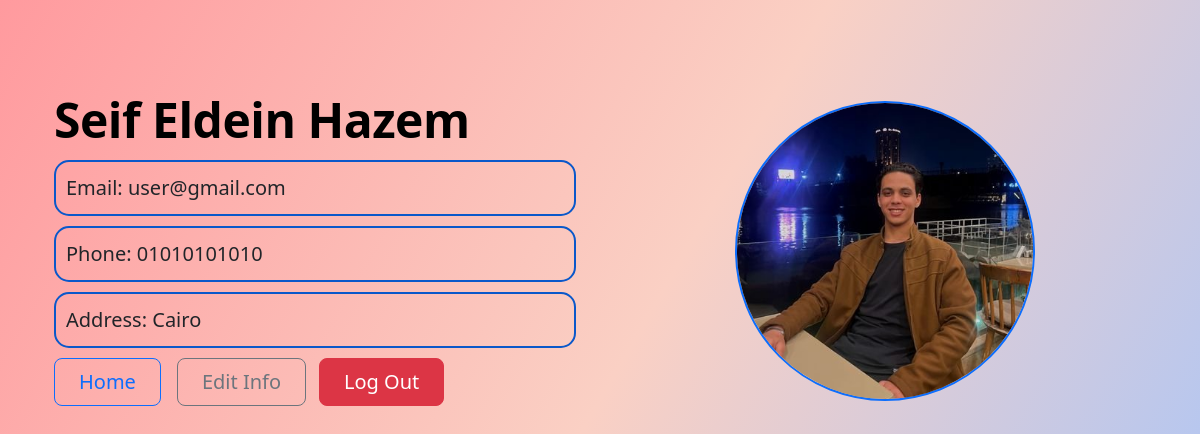
The page /user/personal-info (signed in) on the database its author committed.
### app.py (models this page shows, shortened)
class User(db.Model):
    id = db.Column(db.Integer, primary_key=True)
    username = db.Column(db.String(20), nullable=False)
    email = db.Column(db.String(70), nullable=False)
    password = db.Column(db.String(60), nullable=False)
    photo = db.Column(db.String(20), nullable=True, default='default/default.png')
    Address = db.Column(db.String(100), nullable=False)
    Phone = db.Column(db.String(15), nullable=False)
    gender = db.Column(db.String(1), nullable=False)

### app.py (the view)
@app.route('/user/personal-info')
def personal_info():
    if 'user_id' not in session:
        return redirect(url_for('login'))
    user = User.query.get(session['user_id'])
    return render_template('personal_info.html', user=user, title='Personal Info', style='register_signin.css', script='script.js')

### templates/personal_info.html (shortened to what this page needs)
{% extends "base.html" %}
{% block content %}
<div class="container col-xxl-8 px-4 py-5">
    <div class="row flex-lg-row-reverse align-items-center g-5 py-5">
        <div  class="col-10 col-sm-8 col-lg-6">
            {% if user.photo == 'default/default.png' or user.photo is none %}
                <img id="personal-info-pic" src="{{ url_for('static', filename='default/default.png') }}"
                     class="d-block mx-lg-auto img-fluid" alt="Profile Picture"  width="700" loading="lazy">
            {% else %}
                <img id="personal-info-pic"  src="{{ url_for('static', filename='profile_pics/' ~ user.photo) }}" class="d-block mx-lg-auto img-fluid"
                    alt="{{ user.username }}" width="700" loading="lazy">
            {% endif %}
        </div>
        <div class="col-lg-6">
            <h1 class="display-5 fw-bold text-body-emphasis lh-1 mb-3" id="user-name"> {{user.username}} </h1>
            <div class="personal lead">Email: {{user.email}}</div>
            <div class="personal lead">Phone: {{user.Phone}}</div>
            <div class="personal lead">Address: {{user.Address}}</div>
            <div class="d-grid gap-2 d-md-flex justify-content-md-start">
                    <a href="{{ url_for('Home') }}"><button type="button" class="btn btn-outline-primary btn-lg px-4 me-md-2 header-list"> Home </button> </a>
                    <a href="{{ url_for('Edit_Info') }}"><button type="button" class="btn btn-outline-secondary btn-lg px-4 header-list">Edit Info</button></a>
                    <a href="{{ url_for('logout') }}"><button type="button" class="btn btn-danger btn-lg px-4 header-list">Log Out</button></a>
                 </div>
        </div>
    </div>
</div>
{% endblock %}

### static/style/register_signin.css (style rules this page uses)
body { font-family: 'Inter', 'Segoe UI', sans-serif; line-height: 1.6; background: #EEE; color: #212529; }
h1.display-5 { font-weight: 800; letter-spacing: -0.5px; }
.lead { color: #495057; }
.btn { transition: transform 0.2s ease, box-shadow 0.2s ease; }
.header-list { margin-right: 5px; }
.personal { margin-bottom: 10px; font-weight: 500; color: #212529; border-radius: 15px; padding: 10px; border: #0a58ca solid 2px; }
#user-name { font-weight: 900; margin-bottom: 100px; }
#personal-info-pic { border-radius: 50%; width: 300px; height: 300px; object-fit: cover; border: 2px solid #0d6efd; transition: transform 0.3s ease, box-shadow 0.3s ease; }

### templates/personal_info.html (style rules this page uses)
body { background: linear-gradient(120deg, #ff9a9e 0%, #fad0c4 50%, #a1c4fd 100%); height: 100vh; margin: 0; padding: 0; font-family: 'Segoe UI', Tahoma, Geneva, Verdana, sans-serif; color: #fff; }

### rows shown on the page
User: photo (picture), username "Seif Eldein Hazem", email "user@gmail.com", Phone "01010101010", Address "Cairo"
